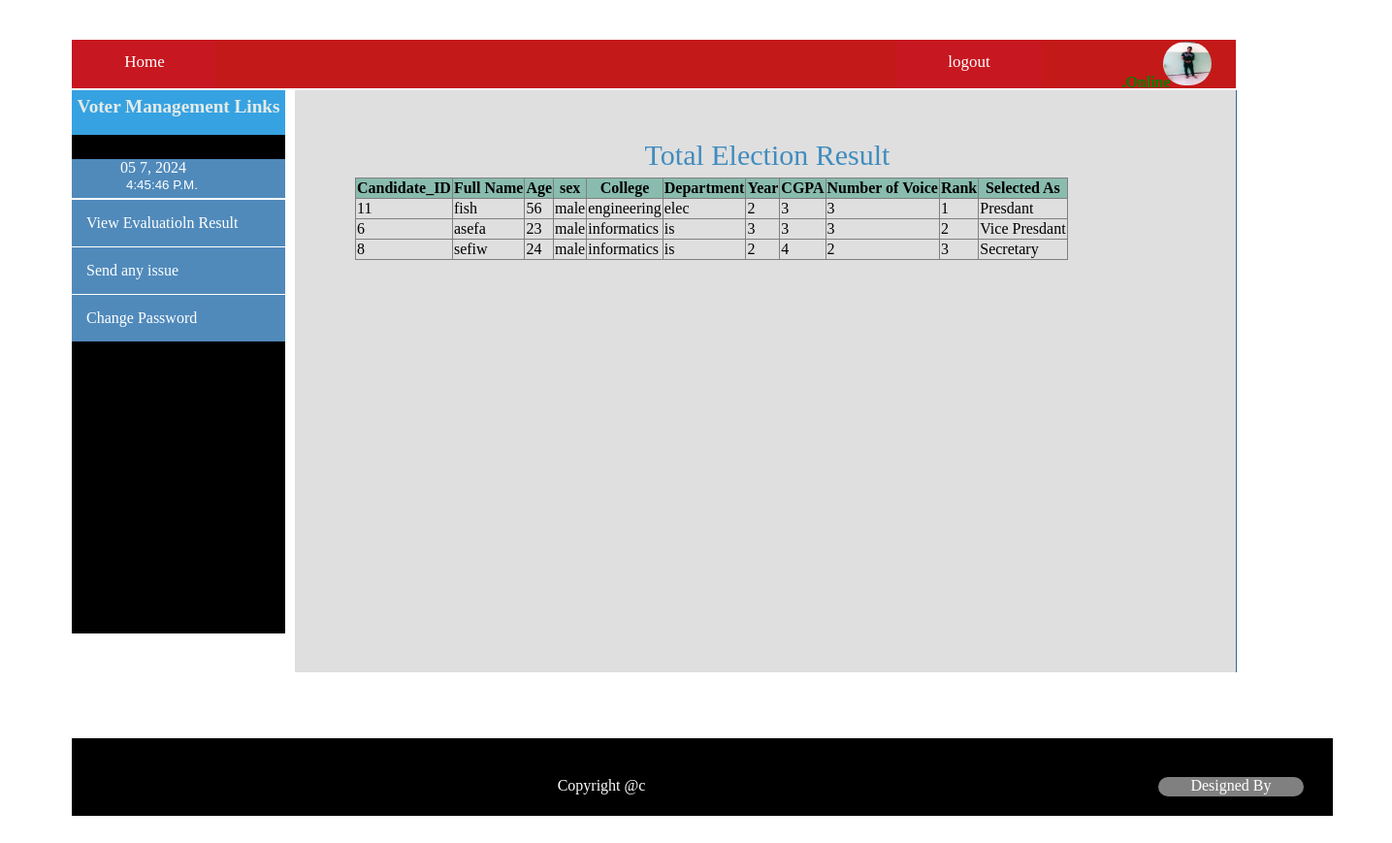
/Voter/ViewElectionResult.php (signed in), run on the app's committed database.
### tables this page shows
CREATE TABLE IF NOT EXISTS `count` (
  `VOICE` int(11) NOT NULL,
  `candidate_id` varchar(40) NOT NULL,
  PRIMARY KEY (`candidate_id`)
);

CREATE TABLE IF NOT EXISTS `requesttable` (
  `Student_ID` varchar(30) NOT NULL,
  `fname` varchar(15) NOT NULL,
  `lname` varchar(15) NOT NULL,
  `sex` varchar(10) NOT NULL,
  `age` int(11) NOT NULL,
  `collage` varchar(30) NOT NULL,
  `department` varchar(30) NOT NULL,
  `year` varchar(10) NOT NULL,
  `cgpa` float NOT NULL,
  `username` varchar(30) NOT NULL,
  `password` longtext NOT NULL,
  `requesttype` varchar(20) NOT NULL,
  `votestatus` varchar(20) NOT NULL,
  `photo` longtext NOT NULL,
  `approved` varchar(20) NOT NULL,
  `date` datetime NOT NULL,
  PRIMARY KEY (`Student_ID`)
);

### Voter/ViewElectionResult.php (the view, shortened to what this page needs)
<html>
<link  href="../css/allcss.css" rel="stylesheet" type="text/css"/>
<head>
</head>
<body style="background-color: #FFf">
<div id="container">
		<div id="menu">
		<?php
		include("../Voter/votermenu.php");
		?>
		</div>
				<div id="leftside">
					<div id="applyside">
						<?php
							include("../Voter/votersidemenu.php");
					   ?>
					</div>
				</div>
				<div id="content">
				<fieldset style="margin: 50px;width:850px;border: none;">
				<legend align="center" style="color: #418cbe;font-size: 30px;">Total Election Result</legend>
				<table class="data-table"  border="1" style="border-collapse: collapse;">
				<thead style="background-color: #89bcae;"><tr><th>Candidate_ID</th><th>Full Name</th><th>Age</th><th>sex</th><th>College</th><th>Department</th><th>Year</th><th>CGPA</th><th>Number of Voice</th><th>Rank</th><th>Selected As</th></tr></thead>
				<?php
				$sql=mysql_query("SELECT * from count JOIN requesttable ON count.candidate_id=requesttable.Student_ID  ORDER BY count.VOICE DESC ");
				$rank=1;
				while($row1=mysql_fetch_assoc($sql))
				{
                   if($rank==1)
                   $selected='Presdant';
                   elseif($rank==2)
                   $selected='Vice Presdant';
                   elseif($rank==3)
                   $selected='Secretary';
                   else
                   $selected='Member of Student Union';
                   ?>
				<tr><td><?php echo $row1['candidate_id']; ?></td><td><?php echo $row1['fname'];?></td><td><?php echo $row1['age'];?></td><td><?php echo $row1['sex'];?></td><td><?php echo $row1['collage'];?></td><td><?php echo $row1['department'];?></td><td><?php echo $row1['year'];?></td><td><?php echo $row1['cgpa'];?></td><td><?php echo $row1['VOICE'];?></td><td><?php echo $rank;?></td><td><?php echo $selected;?></td></tr>
				<?PHP
				$rank++;
				}
				?>
				</table>
				</fieldset>
		    </div>
		<div id="footer">
			<?php
			include("../footer.php");
			?>
	</div>
	</div>
</body>
</html><?php

### css/allcss.css (style rules this page uses)
body { background-size: cover; background-color: #fff; }
#container { padding-bottom: 30px; padding-top: 30px; padding-left: 30px; margin-left: 35px; height: auto; width: 1350px; background-color: #fff; border:1px Solid #ffffff; display:block; margin-bottom: -10px; }
#leftside { background-color: #000000; width: 220px; height: 550px; float: left; margin-top: 10px; }
#content { background-color: #443f3f; width: 970px; height: 600px; margin-left: 230px; margin-top: 7px; overflow-x: hidden; overflow-y: hidden; }
#footer { margin-top: 68px; width: 1300px; height: 80px; background-color:black; }
#menu { margin-top: 1px; height: 50px; width: 1200px; text-align: center; margin: 2px auto; BACKGROUND-COLOR:#c41919 ; float: left; line-height: 45px; }

### Voter/ViewElectionResult.php (style rules this page uses)
#content { background-color: #dfdfdf; width: 970px; height: 600px; margin-left: 230px; margin-top: 7px; overflow-x: hidden; overflow-y: hidden; border-right: 1px solid #336699; }

### data on the page
count: candidate_id "11", requesttable.fname "fish", requesttable.age "56", requesttable.sex "male", requesttable.collage "engineering", requesttable.department "elec", requesttable.year "2", requesttable.cgpa "3", VOICE "3", selected "Presdant"
count: candidate_id "6", requesttable.fname "asefa", requesttable.age "23", requesttable.sex "male", requesttable.collage "informatics", requesttable.department "is", requesttable.year "3", requesttable.cgpa "3", VOICE "3", selected "Vice Presdant"
count: candidate_id "8", requesttable.fname "sefiw", requesttable.age "24", requesttable.sex "male", requesttable.collage "informatics", requesttable.department "is", requesttable.year "2", requesttable.cgpa "4", VOICE "2", selected "Secretary"
